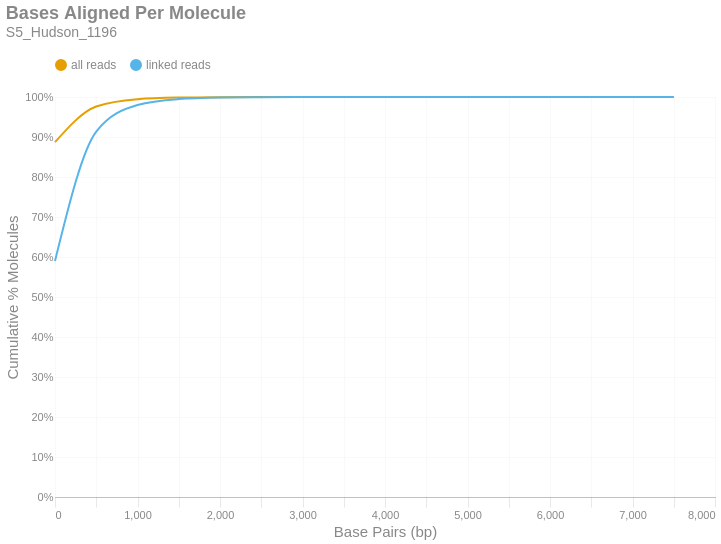

Source (notebook cell):
### Markdown cell above
### Bases Aligned Per Molecule
This is a cumulative frequency distribution showing the number of base pairs aligned per unique molecule. These data are shown in 500 bp bins. There are two distributions: one with `all reads` (yellow) and another with only `linked reads` (blue). The percent of molecules in the `linked reads` distribution is relative to the total number of linked molecules.

### Code cell
if SKIPLR:
    print_html(f"Skipped")
else:
    binned_df = consolidated_hist(valids['aligned_bp'], mask, 500, True)
    with SafeRender(binned_df):
        (
            density_plot(binned_df, 'Bases Aligned Per Molecule', samplename, 'basesper')
            .encode(
                x=alt.X('bin:Q', title="Base Pairs (bp)").axis(tickMinStep=500).scale(padding=0),
                y=alt.Y('value:Q', title='Cumulative % Molecules')
                    .axis(format='%')
                    .scale(domain = [0,1])
                    .stack(False),
                color=alt.Color("key:N").scale(domain = ["all reads", "linked reads"]),
                tooltip = [
                    alt.Tooltip("key:N", title = "Data Type"),
                    alt.Tooltip("range_label:N", title="Bases Aligned Per Molecule"),
                    alt.Tooltip("value:Q", format = ".2%", title="% Molecules (Cum.)")
                ]
            )
        ).display()

### Figure 1 — Vega-Lite specification as saved in the notebook (floating-point values rounded to 4 significant figures)
{"width": "container", "height": 400, "config": {"title": {"anchor": "start", "dy": -15, "fontSize": 18, "color": "#888888", "subtitleColor": "#888888", "subtitleFontSize": 14}, "arc": {"fill": "#0072B2"}, "axis": {"domainColor": "#888888", "domainWidth": 0.5, "gridWidth": 0.2, "grid": false, "titleFontWeight": 400, "titleFontSize": 15, "labelFontSize": 11, "labelColor": "#888888", "tickColor": "#888888", "tickWidth": 0.2, "titleColor": "#888888"}, "axisBand": {"grid": false}, "axisX": {"grid": true, "tickSize": 10, "domainCap": "round"}, "axisY": {"domain": false, "grid": true, "tickSize": 0, "domainCap": "round"}, "background": "transparent", "header": {"labelFontSize": 15, "labelColor": "#888888", "titleFontSize": 15, "titleFontWeight": 600, "titleColor": "#888888"}, "legend": {"labelFont": "sans-serif", "labelFontSize": 12, "labelColor": "#888888", "symbolSize": 100, "symbolType": "circle", "titleFontSize": 12, "titlePadding": 10, "titleColor": "#888888", "title": null, "orient": "top"}, "range": {"category": ["#E69F00", "#56B4E9", "#009E73", "#F0E442", "#0072B2", "#D55E00", "#CC79A7", "#000000"], "diverging": ["#cfe8f3", "#a2d4ec", "#73bfe2", "#46abdb", "#1696d2", "#12719e"]}, "area": {"fill": "#0072B2", "fillOpacity": 0.7, "line": true, "strokeOpacity": 0.7}, "line": {"color": "#0072B2", "stroke": "#0072B2", "strokeWidth": 2}, "trail": {"color": "#0072B2", "stroke": "#0072B2", "strokeWidth": 0, "size": 1}, "point": {"filled": true, "fillOpacity": 1.0, "size": 95}, "text": {"color": "#888888", "fontSize": 11, "align": "right", "fontWeight": 400, "size": 11}, "bar": {"fill": "#0072B2", "stroke": null}, "view": {"stroke": null, "continuousWidth": 660, "continuousHeight": 400}}, "data": {"name": "data-83271bafbdb0e9ca0ceeb8c7d1c747c8"}, "mark": {"type": "line", "interpolate": "monotone", "point": {"opacity": 0, "size": 275}}, "encoding": {"color": {"field": "key", "scale": {"domain": ["all reads", "linked reads"]}, "type": "nominal"}, "tooltip": [{"field": "key", "title": "Data Type", "type": "nominal"}, {"field": "range_label", "title": "Bases Aligned Per Molecule", "type": "nominal"}, {"field": "value", "format": ".2%", "title": "% Molecules (Cum.)", "type": "quantitative"}], "x": {"axis": {"tickMinStep": 500}, "field": "bin", "scale": {"padding": 0}, "title": "Base Pairs (bp)", "type": "quantitative"}, "y": {"axis": {"format": "%"}, "field": "value", "scale": {"domain": [0, 1]}, "stack": false, "title": "Cumulative % Molecules", "type": "quantitative"}}, "params": [{"name": "param_c36ac31b6afebe62", "select": {"type": "point", "fields": ["key"]}, "bind": "legend"}], "title": {"text": "Bases Aligned Per Molecule", "subtitle": "S5_Hudson_1196"}, "transform": [{"fold": ["all reads (cumsum)", "linked reads (cumsum)"]}, {"calculate": "replace(datum.key, ' (cumsum)', '')", "as": "key"}, {"filter": {"param": "param_c36ac31b6afebe62"}}], "usermeta": {"embedOptions": {"downloadFileName": "S5_Hudson_1196.basesper"}}, "$schema": "https://vega.github.io/schema/vega-lite/v6.1.0.json", "datasets": {"data-83271bafbdb0e9ca0ceeb8c7d1c747c8": [{"bin": "0.0", "interval": "0.0-500.0", "all reads": 0.8872, "linked reads": 0.59, "all reads (cumsum)": 0.8872, "linked reads (cumsum)": 0.59, "range_label": "0-499"}, {"bin": "500.0", "interval": "500.0-1000.0", "all reads": 0.08906, "linked reads": 0.3233, "all reads (cumsum)": 0.9763, "linked reads (cumsum)": 0.9133, "range_label": "500-999"}, {"bin": "1000.0", "interval": "1000.0-1500.0", "all reads": 0.01823, "linked reads": 0.06655, "all reads (cumsum)": 0.9945, "linked reads (cumsum)": 0.9798, "range_label": "1000-1499"}, {"bin": "1500.0", "interval": "1500.0-2000.0", "all reads": 0.004068, "linked reads": 0.01486, "all reads (cumsum)": 0.9985, "linked reads (cumsum)": 0.9947, "range_label": "1500-1999"}, {"bin": "2000.0", "interval": "2000.0-2500.0", "all reads": 0.001052, "linked reads": 0.003841, "all reads (cumsum)": 0.9996, "linked reads (cumsum)": 0.9985, "range_label": "2000-2499"}, {"bin": "2500.0", "interval": "2500.0-3000.0", "all reads": 0.0002606, "linked reads": 0.0009518, "all reads (cumsum)": 0.9999, "linked reads (cumsum)": 0.9995, "range_label": "2500-2999"}, {"bin": "3000.0", "interval": "3000.0-3500.0", "all reads": 8.966e-05, "linked reads": 0.0003274, "all reads (cumsum)": 1.0, "linked reads (cumsum)": 0.9998, "range_label": "3000-3499"}, {"bin": "3500.0", "interval": "3500.0-4000.0", "all reads": 3.032e-05, "linked reads": 0.0001107, "all reads (cumsum)": 1.0, "linked reads (cumsum)": 0.9999, "range_label": "3500-3999"}, {"bin": "4000.0", "interval": "4000.0-4500.0", "all reads": 1.011e-05, "linked reads": 3.691e-05, "all reads (cumsum)": 1.0, "linked reads (cumsum)": 1.0, "range_label": "4000-4499"}, {"bin": "4500.0", "interval": "4500.0-5000.0", "all reads": 3.516e-06, "linked reads": 1.284e-05, "all reads (cumsum)": 1.0, "linked reads (cumsum)": 1.0, "range_label": "4500-4999"}, {"bin": "5000.0", "interval": "5000.0-5500.0", "all reads": 2.637e-06, "linked reads": 9.63e-06, "all reads (cumsum)": 1.0, "linked reads (cumsum)": 1.0, "range_label": "5000-5499"}, {"bin": "5500.0", "interval": "5500.0-6000.0", "all reads": 8.79e-07, "linked reads": 3.21e-06, "all reads (cumsum)": 1.0, "linked reads (cumsum)": 1.0, "range_label": "5500-5999"}, {"bin": "6000.0", "interval": "6000.0-6500.0", "all reads": 4.395e-07, "linked reads": 1.605e-06, "all reads (cumsum)": 1.0, "linked reads (cumsum)": 1.0, "range_label": "6000-6499"}, {"bin": "6500.0", "interval": "6500.0-7000.0", "all reads": 2.197e-07, "linked reads": 8.025e-07, "all reads (cumsum)": 1.0, "linked reads (cumsum)": 1.0, "range_label": "6500-6999"}, {"bin": "7000.0", "interval": "7000.0-7500.0", "all reads": 4.395e-07, "linked reads": 1.605e-06, "all reads (cumsum)": 1.0, "linked reads (cumsum)": 1.0, "range_label": "7000-7499"}, {"bin": "7500.0", "interval": "7500.0-8000.0", "all reads": 4.395e-07, "linked reads": 1.605e-06, "all reads (cumsum)": 1.0, "linked reads (cumsum)": 1.0, "range_label": "7500-7999"}]}}
